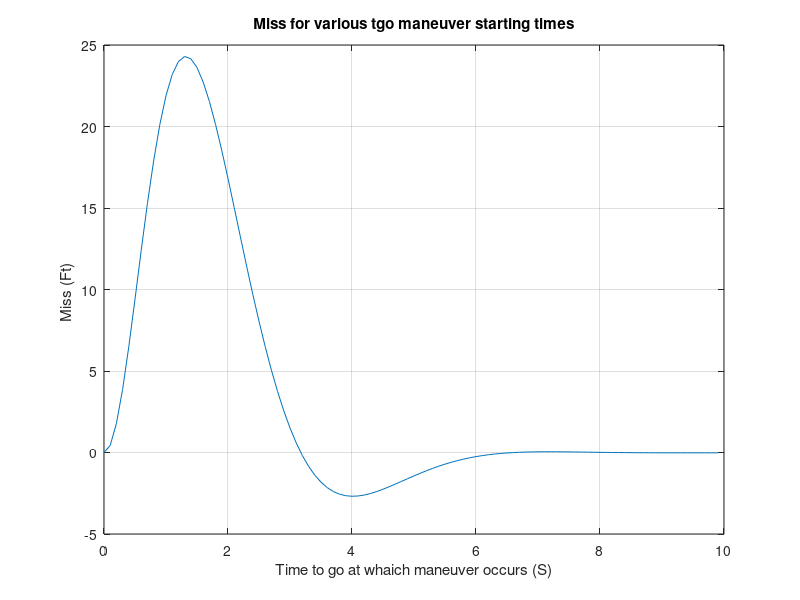

MATLAB code to generate this figure:
clear
count=0;
VM=3000.;
VC=4000.;
XNT=96.6;
YIC=0.;
HEDEGF=20.;
XNP=3.;
SIGNOISE=.001;
TS=.1;
TAU=.5;
APN=0;
TF=10.;
TS2=TS*TS;
TS3=TS2*TS;
TS4=TS3*TS;
TS5=TS4*TS;
PHIN=XNT*XNT/TF;
for TSTART=.1:.1:10.0,
	Y=YIC;
	YD=0.;
	T=0.;
	H=.01;
	S=0.;
	RTM=VC*TF;
	SIGPOS=RTM*SIGNOISE;
	SIGN2=SIGPOS^2;
	P11=SIGN2;
	P12=0.;
	P13=0.;
	P22=(VM*HEDEGF/57.3)^2;
	P23=0.;
	P33=XNT*XNT;
	YH=0.;
	YDH=0.;
	XNTH=0.;
	XNC=0.;
	XNL=0.;
	while T <= (TF - 1e-5) 
 		YOLD=Y;
		YDOLD=YD;
		XNLOLD=XNL;
		STEP=1;
		FLAG=0;
		while STEP <=1
			if FLAG==1
 				Y=Y+H*YD;
 				YD=YD+H*YDD;
				XNL=XNL+H*XNLD;
				T=T+H;
				STEP=2;
			end;
			TGO=TF-T+.00001;
			RTM=VC*TGO;
			XLAM=Y/(VC*TGO);
			XLAMD=(RTM*YD+Y*VC)/(RTM^2);
			XNLD=(XNC-XNL)/TAU;
			if T>TSTART
				YDD=XNT-XNL;
			else
				YDD=0.;
			end;
			FLAG=1;
		end;
		FLAG=0;
 		Y=.5*(YOLD+Y+H*YD);
 		YD=.5*(YDOLD+YD+H*YDD);
		XNL=.5*(XNLOLD+XNL+H*XNLD);
		S=S+H;
		if S>=(TS - 1e-5)
			S=0.;
			TGO=TF-T+.000001;
			RTM=VC*TGO;
			SIGPOS=RTM*SIGNOISE;
			SIGN2=SIGPOS^2;
			M11=P11+TS*P12+.5*TS2*P13+TS*(P12+TS*P22+.5*TS2*P23);
			M11=M11+.5*TS2*(P13+TS*P23+.5*TS2*P33)+TS5*PHIN/20.;
			M12=P12+TS*P22+.5*TS2*P23+TS*(P13+TS*P23+.5*TS2*P33)+TS4*PHIN/8.;
			M13=P13+TS*P23+.5*TS2*P33+PHIN*TS3/6.;
			M22=P22+TS*P23+TS*(P23+TS*P33)+PHIN*TS3/3.;
			M23=P23+TS*P33+.5*TS2*PHIN;
			M33=P33+PHIN*TS;
			K1=M11/(M11+SIGN2);
			K2=M12/(M11+SIGN2);
			K3=M13/(M11+SIGN2);
			P11=(1.-K1)*M11;
			P12=(1.-K1)*M12;
			P13=(1.-K1)*M13;
			P22=-K2*M12+M22;
			P23=-K2*M13+M23;
			P33=-K3*M13+M33;
			XLAMNOISE=0.;
			YSTAR=RTM*(XLAM+XLAMNOISE);
			RES=YSTAR-YH-TS*YDH-.5*TS*TS*(XNTH-XNL);
			YH=K1*RES+YH+TS*YDH+.5*TS*TS*(XNTH-XNL);
			YDH=K2*RES+YDH+TS*(XNTH-XNL);
			XNTH=K3*RES+XNTH;
			XLAMDH=(YH+YDH*TGO)/(VC*TGO*TGO);
			if APN==0
				C1=XNP/TGO^2;
				C2=XNP/TGO;
				XNC=C1*YH+C2*YDH;
			elseif APN==1
				C1=XNP/TGO^2;
				C2=XNP/TGO;
				C3=.5*XNP;
				XNC=C1*YH+C2*YDH+C3*XNTH;
			else
				X=TGO/TAU;
				TOP=6.*X*X*(exp(-X)-1.+X);
				BOT1=2*X*X*X+3.+6.*X-6.*X*X;
				BOT2=-12.*X*exp(-X)-3.*exp(-2.*X);
				XNPP=TOP/(.0001+BOT1+BOT2);
				XNEW=XNPP*XNL*(exp(-X)+X-1.)/(X*X);
				C1=XNPP/TGO^2;
				C2=XNPP/TGO;
				C3=.5*XNPP;
				C4=-XNPP*(exp(-X)+X-1.)/(X*X);
				XNC=C1*YH+C2*YDH+C3*XNTH+C4*XNL;
			end;
		end;
	end;
	TGOS=TF-TSTART;
	count=count+1;
	ArrayTGOS(count)=TGOS;
	ArrayY(count)=Y;
end;
figure
plot(ArrayTGOS',ArrayY'),grid
title('Miss for various tgo maneuver starting times')
xlabel('Time to go at whaich maneuver occurs (S)')
ylabel('Miss (Ft) ')
clc
output=[ArrayTGOS',ArrayY'];
save datfil.txt output -ascii
disp('Simulation Complete')
	
